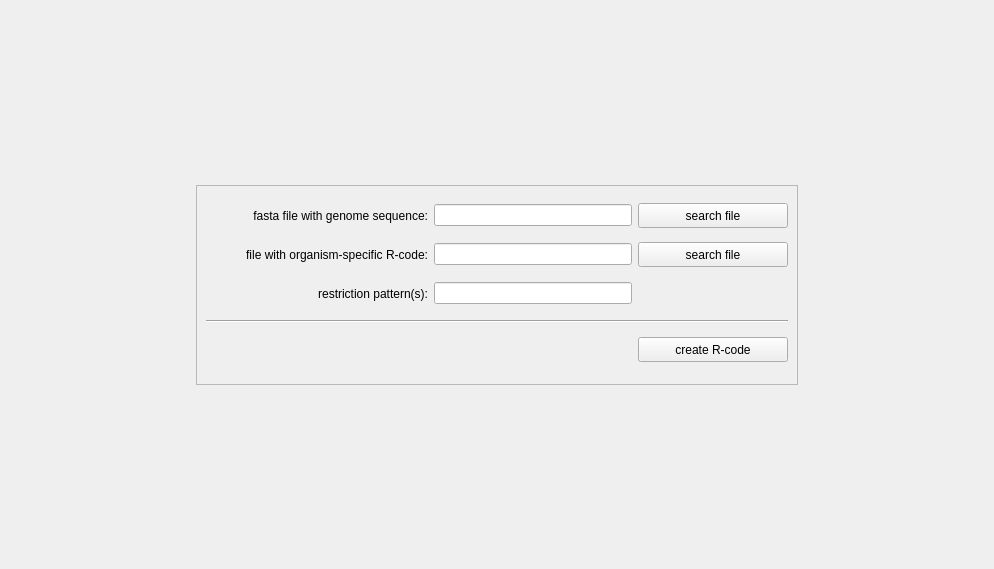
     <widget class="QWidget" name="createOrganismSpecificRcodeTab">
      <attribute name="title">
       <string>create organism-specific R code</string>
      </attribute>
      <layout class="QGridLayout" name="gridLayout_6">
       <item row="0" column="1">
        <spacer name="verticalSpacer_4">
         <property name="orientation">
          <enum>Qt::Vertical</enum>
         </property>
         <property name="sizeHint" stdset="0">
          <size>
           <width>20</width>
           <height>174</height>
          </size>
         </property>
        </spacer>
       </item>
       <item row="1" column="0">
        <spacer name="horizontalSpacer_16">
         <property name="orientation">
          <enum>Qt::Horizontal</enum>
         </property>
         <property name="sizeHint" stdset="0">
          <size>
           <width>185</width>
           <height>20</height>
          </size>
         </property>
        </spacer>
       </item>
       <item row="1" column="1">
        <widget class="QFrame" name="frame">
         <property name="minimumSize">
          <size>
           <width>600</width>
           <height>200</height>
          </size>
         </property>
         <property name="maximumSize">
          <size>
           <width>16777215</width>
           <height>200</height>
          </size>
         </property>
         <property name="frameShape">
          <enum>QFrame::StyledPanel</enum>
         </property>
         <property name="frameShadow">
          <enum>QFrame::Raised</enum>
         </property>
         <layout class="QGridLayout" name="gridLayout_5">
          <item row="0" column="0">
           <widget class="QLabel" name="CREATERCODElabel">
            <property name="text">
             <string>fasta file with genome sequence:</string>
            </property>
            <property name="alignment">
             <set>Qt::AlignRight|Qt::AlignTrailing|Qt::AlignVCenter</set>
            </property>
           </widget>
          </item>
          <item row="0" column="1">
           <widget class="QLineEdit" name="CREATERCODEfasta_lineEdit"/>
          </item>
          <item row="0" column="2">
           <widget class="QPushButton" name="CREATERCODEfasta_find">
            <property name="minimumSize">
             <size>
              <width>150</width>
              <height>25</height>
             </size>
            </property>
            <property name="maximumSize">
             <size>
              <width>150</width>
              <height>25</height>
             </size>
            </property>
            <property name="text">
             <string>search file</string>
            </property>
           </widget>
          </item>
          <item row="1" column="0">
           <widget class="QLabel" name="CREATERCODElabel_4">
            <property name="text">
             <string>file with organism-specific R-code:</string>
            </property>
            <property name="alignment">
             <set>Qt::AlignRight|Qt::AlignTrailing|Qt::AlignVCenter</set>
            </property>
           </widget>
          </item>
          <item row="1" column="1">
           <widget class="QLineEdit" name="CREATERCODErFile_lineEdit"/>
          </item>
          <item row="1" column="2">
           <widget class="QPushButton" name="CREATERCODERfile_find">
            <property name="minimumSize">
             <size>
              <width>150</width>
              <height>25</height>
             </size>
            </property>
            <property name="maximumSize">
             <size>
              <width>150</width>
              <height>25</height>
             </size>
            </property>
            <property name="text">
             <string>search file</string>
            </property>
           </widget>
          </item>
          <item row="2" column="0">
           <widget class="QLabel" name="CREATERCODElabel_5">
            <property name="text">
             <string>restriction pattern(s):</string>
            </property>
            <property name="alignment">
             <set>Qt::AlignRight|Qt::AlignTrailing|Qt::AlignVCenter</set>
            </property>
           </widget>
          </item>
          <item row="2" column="1">
           <widget class="QLineEdit" name="CREATERCODEresPat_lineEdit"/>
          </item>
          <item row="2" column="2">
           <spacer name="horizontalSpacer_13">
            <property name="orientation">
             <enum>Qt::Horizontal</enum>
            </property>
            <property name="sizeHint" stdset="0">
             <size>
              <width>149</width>
              <height>25</height>
             </size>
            </property>
           </spacer>
          </item>
          <item row="3" column="0" colspan="3">
           <widget class="Line" name="line_2">
            <property name="orientation">
             <enum>Qt::Horizontal</enum>
            </property>
           </widget>
          </item>
          <item row="4" column="0">
           <spacer name="horizontalSpacer_14">
            <property name="orientation">
             <enum>Qt::Horizontal</enum>
            </property>
            <property name="sizeHint" stdset="0">
             <size>
              <width>222</width>
              <height>20</height>
             </size>
            </property>
           </spacer>
          </item>
          <item row="4" column="1">
           <spacer name="horizontalSpacer_15">
            <property name="orientation">
             <enum>Qt::Horizontal</enum>
            </property>
            <property name="sizeHint" stdset="0">
             <size>
              <width>198</width>
              <height>20</height>
             </size>
            </property>
           </spacer>
          </item>
          <item row="4" column="2">
           <widget class="QPushButton" name="CREATERCODERUNcreateRfile">
            <property name="minimumSize">
             <size>
              <width>150</width>
              <height>25</height>
             </size>
            </property>
            <property name="maximumSize">
             <size>
              <width>150</width>
              <height>25</height>
             </size>
            </property>
            <property name="text">
             <string>create R-code</string>
            </property>
           </widget>
          </item>
         </layout>
        </widget>
       </item>
       <item row="1" column="2">
        <spacer name="horizontalSpacer_17">
         <property name="orientation">
          <enum>Qt::Horizontal</enum>
         </property>
         <property name="sizeHint" stdset="0">
          <size>
           <width>185</width>
           <height>20</height>
          </size>
         </property>
        </spacer>
       </item>
       <item row="2" column="1">
        <spacer name="verticalSpacer_3">
         <property name="orientation">
          <enum>Qt::Vertical</enum>
         </property>
         <property name="sizeHint" stdset="0">
          <size>
           <width>20</width>
           <height>173</height>
          </size>
         </property>
        </spacer>
       </item>
      </layout>
     </widget>
